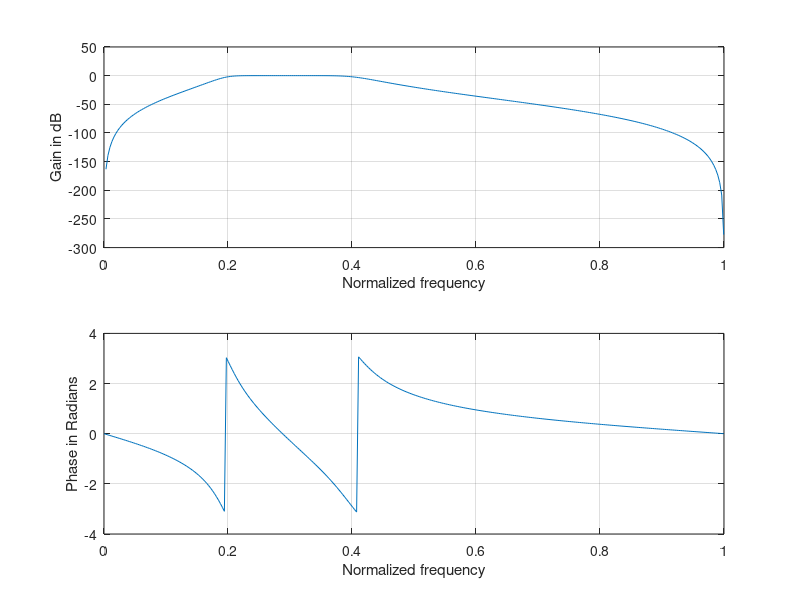

This chart was generated by the following MATLAB code:
clear all;

alphap=2;

alphas=20;

wp=[0.2*pi,0.4*pi];

ws=[0.1*pi,0.5*pi];

% To find the cutoff frequency and order of the filter

[n,wn]=buttord(wp/pi,ws/pi,alphap,alphas)

% System function of the filter

[b,a]=butter(n,wn)

w=0:0.01:pi;

[h,ph]=freqz(b,a,w);

m=20*log10(abs(h));

an=angle(h);

subplot(2,1,1), plot(ph/pi,m);grid;

ylabel('Gain in dB');

xlabel('Normalized frequency');

subplot(2,1,2), plot(ph/pi,an);grid;

ylabel('Phase in Radians');

xlabel('Normalized frequency');